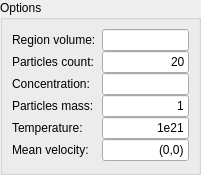
<ui version="4.0" >
 <class>WidgetCreateGasParticles</class>
 <widget class="QWidget" name="WidgetCreateGasParticles" >
  <property name="geometry" >
   <rect>
    <x>0</x>
    <y>0</y>
    <width>201</width>
    <height>175</height>
   </rect>
  </property>
  <property name="windowTitle" >
   <string>Form</string>
  </property>
  <layout class="QVBoxLayout" >
   <property name="leftMargin" >
    <number>0</number>
   </property>
   <property name="topMargin" >
    <number>0</number>
   </property>
   <property name="rightMargin" >
    <number>0</number>
   </property>
   <property name="bottomMargin" >
    <number>0</number>
   </property>
   <item>
    <widget class="QGroupBox" name="groupBox" >
     <property name="title" >
      <string>Options</string>
     </property>
     <layout class="QGridLayout" >
      <property name="verticalSpacing" >
       <number>0</number>
      </property>
      <item row="0" column="0" >
       <widget class="QLabel" name="label_5" >
        <property name="text" >
         <string>Region volume:</string>
        </property>
       </widget>
      </item>
      <item row="0" column="1" >
       <widget class="QLineEdit" name="lineEditVolume" >
        <property name="alignment" >
         <set>Qt::AlignRight|Qt::AlignTrailing|Qt::AlignVCenter</set>
        </property>
        <property name="readOnly" >
         <bool>true</bool>
        </property>
       </widget>
      </item>
      <item row="1" column="0" >
       <widget class="QLabel" name="label" >
        <property name="text" >
         <string>Particles count:</string>
        </property>
       </widget>
      </item>
      <item row="1" column="1" >
       <widget class="QLineEdit" name="lineEditCount" >
        <property name="text" >
         <string>20</string>
        </property>
        <property name="alignment" >
         <set>Qt::AlignRight|Qt::AlignTrailing|Qt::AlignVCenter</set>
        </property>
       </widget>
      </item>
      <item row="2" column="0" >
       <widget class="QLabel" name="label_6" >
        <property name="text" >
         <string>Concentration:</string>
        </property>
       </widget>
      </item>
      <item row="2" column="1" >
       <widget class="QLineEdit" name="lineEditConcentration" >
        <property name="alignment" >
         <set>Qt::AlignRight|Qt::AlignTrailing|Qt::AlignVCenter</set>
        </property>
       </widget>
      </item>
      <item row="3" column="0" >
       <widget class="QLabel" name="label_2" >
        <property name="text" >
         <string>Particles mass:</string>
        </property>
       </widget>
      </item>
      <item row="3" column="1" >
       <widget class="QLineEdit" name="lineEditMass" >
        <property name="text" >
         <string>1</string>
        </property>
        <property name="alignment" >
         <set>Qt::AlignRight|Qt::AlignTrailing|Qt::AlignVCenter</set>
        </property>
       </widget>
      </item>
      <item row="4" column="0" >
       <widget class="QLabel" name="label_3" >
        <property name="text" >
         <string>Temperature:</string>
        </property>
       </widget>
      </item>
      <item row="4" column="1" >
       <widget class="QLineEdit" name="lineEditTemperature" >
        <property name="text" >
         <string>1e21</string>
        </property>
        <property name="alignment" >
         <set>Qt::AlignRight|Qt::AlignTrailing|Qt::AlignVCenter</set>
        </property>
       </widget>
      </item>
      <item row="5" column="0" >
       <widget class="QLabel" name="label_4" >
        <property name="text" >
         <string>Mean velocity:</string>
        </property>
       </widget>
      </item>
      <item row="5" column="1" >
       <widget class="QLineEdit" name="lineEditMeanVelocity" >
        <property name="text" >
         <string>(0,0)</string>
        </property>
        <property name="alignment" >
         <set>Qt::AlignRight|Qt::AlignTrailing|Qt::AlignVCenter</set>
        </property>
       </widget>
      </item>
     </layout>
    </widget>
   </item>
  </layout>
 </widget>
 <tabstops>
  <tabstop>lineEditVolume</tabstop>
  <tabstop>lineEditCount</tabstop>
  <tabstop>lineEditConcentration</tabstop>
  <tabstop>lineEditMass</tabstop>
  <tabstop>lineEditTemperature</tabstop>
  <tabstop>lineEditMeanVelocity</tabstop>
 </tabstops>
 <resources/>
 <connections/>
</ui>
